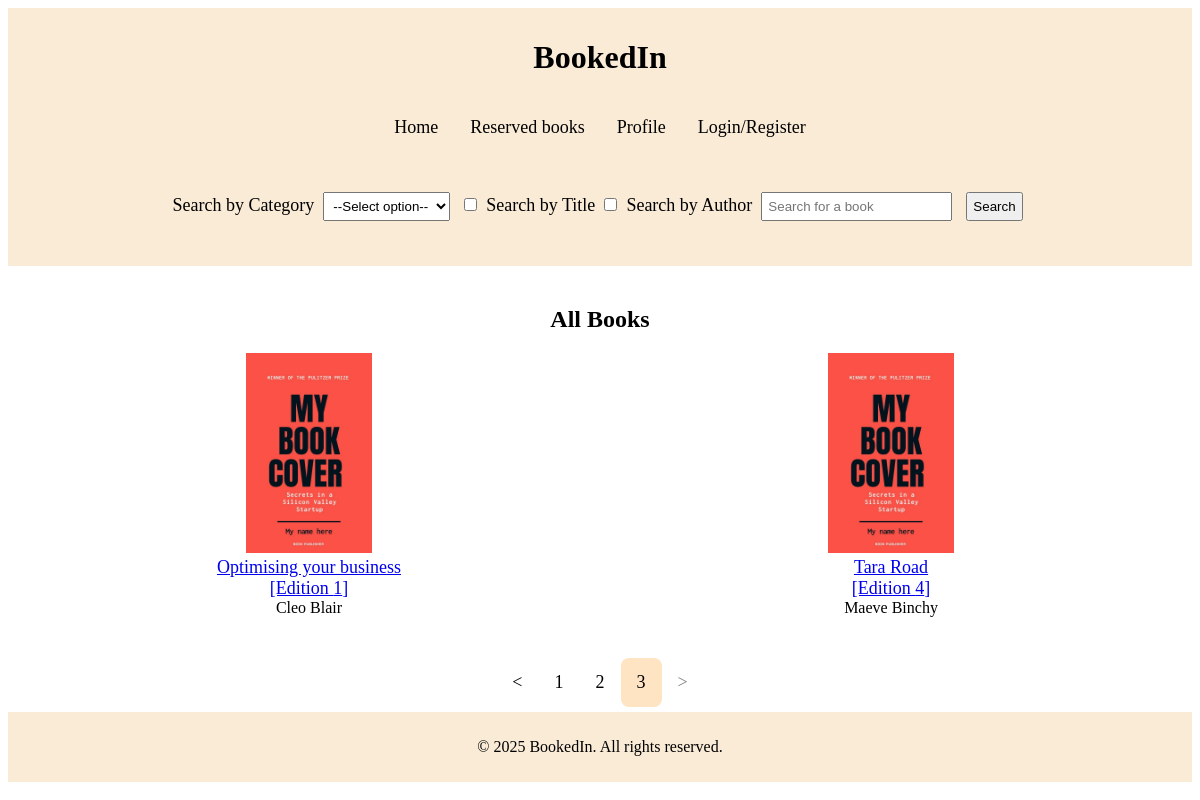
Page /pages/index.php?page=3 on the committed database.
### tables this page shows
CREATE TABLE Books
(
    ISBN        VARCHAR(15) NOT NULL PRIMARY KEY,
    BookTitle   VARCHAR(25) NOT NULL,
    Author      VARCHAR(20),
    Edition     CHAR(1),
    Year        INT,
    CategoryID  CHAR(3),
    FOREIGN KEY (CategoryID) REFERENCES Categories(CategoryID)
);

### pages/index.php (the view, shortened to what this page needs)
<?php
include "includes/header.php";
if (!isset ($_GET['page']) ) {
    $_SESSION['params'] = $_GET;
    $_SESSION['params']['page'] = 1;
    $_SESSION['url'] = $_SERVER['PHP_SELF'] . '?' . http_build_query($_SESSION['params']);
    header("Location: " . $_SESSION['url']);
    exit();
} else {
    $page = $_GET['page'];
}
$limit = 5;
$start = ($page-1) * $limit;
$sql = "SELECT * FROM Books ORDER BY BookTitle LIMIT $start, $limit";
$result = $conn -> query($sql);
$count_sql = "SELECT COUNT(*) AS Total FROM Books";
$count_result = $conn -> query($count_sql);
$total_rows = $count_result -> fetch_assoc();
$book_num = $total_rows['Total'];
$total_page = ceil($book_num/$limit);
?>
<div class='display'>
    <h2>All Books</h2>
    <div class="book_grid">
        <?php
            while ($row = $result -> fetch_assoc()) {
                echo "<div class='book'>";
                echo '<img src="../images/template.png" alt="Book Template" height="200"><br>';
                echo "<a href='book_info.php?isbn={$row['ISBN']}'> {$row['BookTitle']}<br>[Edition {$row['Edition']}]</a><br>";
                echo "{$row['Author']}</p>";
                echo "</div>";
            }
        ?>
    </div>
</div>
<?php
$last_page = $_SERVER['PHP_SELF'] . '?' . http_build_query($_SESSION['params']);
$next_page = $_SERVER['PHP_SELF'] . '?' . http_build_query($_SESSION['params']);
echo '<div class="pagination">';
echo '<ul>';
$disabledAttr = ($page == 1) ? 'class = "disabled"' : '';
echo "<li $disabledAttr><a href='$last_page'>" . '<' . "</a></li>";
for ($i = 1; $i <= $total_page; $i++) {
    $url = $_SERVER['PHP_SELF'] . '?' . http_build_query($_SESSION['params']);
    if($i == $page) {
        $page_link = "<li class='current_page'><a href='$url'>$i</a></li>";
    } else {
        $page_link = "<li><a href='$url'>$i</a></li>";
    }
    echo $page_link;
}
$disabledAttr2 = ($page == $total_page) ? 'class = "disabled"' : '';
echo "<li $disabledAttr2><a href='$next_page'>" . '>' . "</a></li>";
echo '</ul>';
echo '</div>';
include "includes/footer.php";?>

### css/style.css (style rules this page uses)
a, label { font-size: large; }
h2 { font-size: x-large; }
body { text-align: center; }
.display, form { padding: 10px; }
ul { list-style-type: none; margin: 0; padding: 0; }
ul li { float: left; }
ul li a { display: block; color: black; text-align: center; padding: 14px 16px; text-decoration: none; }
.display label, .display, .books_num { margin: 10px; }
.book_grid { display: grid; gap: 20px; grid-template-columns: repeat(auto-fit, minmax(200px, 1fr)); }
.pagination { display: flex; justify-content: center; padding: 5px; }
.current_page { background-color: bisque; border-radius: 8px; }
.disabled a { color: grey; cursor: not-allowed; pointer-events: none; }

### rows in the picture
books: BookTitle "Optimising your business", Edition "1", Author "Cleo Blair"
books: BookTitle "Tara Road", Edition "4", Author "Maeve Binchy"
